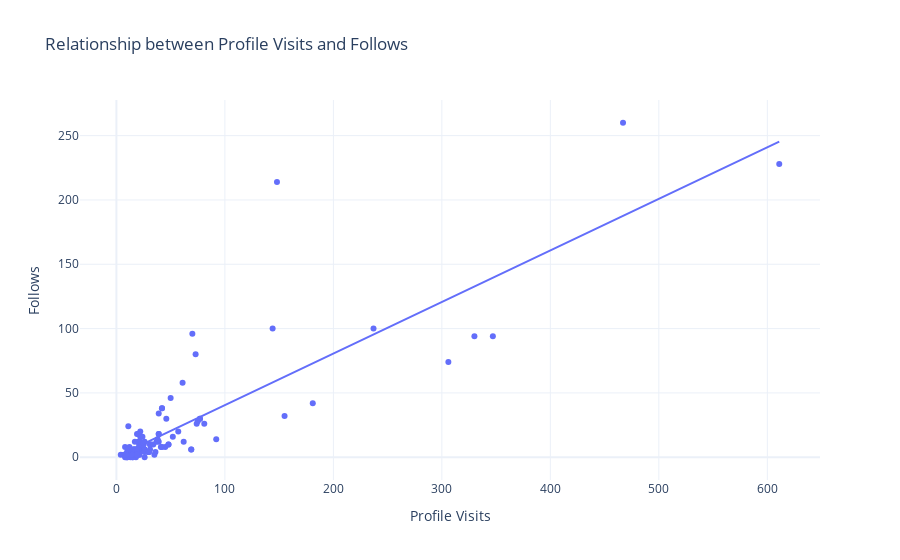

Here is the notebook cell this chart was saved with:
### Markdown cell above
### Q9) Have a look at the relationship between the number of profile visits and follows as shown.

### Code cell
fig = px.scatter(df, x='Profile Visits', y='Follows', trendline='ols', title='Relationship between Profile Visits and Follows')

fig.show()

### Figure 1 — Plotly figure (JSON) as saved in the notebook; plotly's stock layout.template omitted (floating-point values rounded to 4 significant figures)
{"data": [{"hovertemplate": "Profile Visits=%{x}<br>Follows=%{y}<extra></extra>", "legendgroup": "", "marker": {"color": "#636efa", "symbol": "circle"}, "mode": "markers", "name": "", "orientation": "v", "showlegend": false, "type": "scatter", "x": [35, 48, 62, 23, 8, 9, 26, 12, 36, 31, 29, 15, 8, 20, 181, 17, 16, 21, 77, 10, 9, 11, 144, 14, 10, 19, 69, 11, 19, 9, 57, 13, 11, 24, 81, 4, 7, 14, 18, 8, 330, 21, 19, 32, 19, 21, 14, 30, 39, 42, 31, 20, 12, 22, 306, 13, 26, 16, 15, 15, 39, 21, 8, 45, 50, 37, 25, 347, 26, 48, 16, 26, 17, 52, 22, 41, 155, 12, 22, 20, 23, 25, 17, 16, 21, 77, 10, 14, 30, 39, 42, 31, 14, 10, 19, 69, 11, 19, 9, 38, 42, 92, 75, 21, 26, 39, 74, 467, 24, 70, 22, 46, 61, 237, 73, 20, 34, 148, 611], "xaxis": "x", "y": [2, 10, 12, 8, 0, 2, 0, 6, 4, 6, 4, 0, 2, 4, 42, 6, 2, 2, 30, 0, 0, 24, 100, 2, 4, 6, 6, 6, 2, 2, 20, 2, 4, 8, 26, 2, 2, 4, 0, 2, 94, 8, 18, 10, 4, 4, 4, 4, 18, 38, 10, 12, 4, 4, 74, 0, 6, 6, 0, 6, 12, 10, 8, 8, 46, 12, 10, 94, 6, 10, 6, 4, 12, 16, 12, 8, 32, 8, 16, 6, 10, 10, 6, 2, 2, 30, 0, 4, 4, 18, 38, 10, 2, 4, 6, 6, 6, 2, 2, 14, 8, 14, 28, 18, 12, 34, 26, 260, 16, 96, 20, 30, 58, 100, 80, 18, 10, 214, 228], "yaxis": "y"}, {"hovertemplate": "<b>OLS trendline</b><br>Follows = 0.400884 * Profile Visits + 0.46283<br>R<sup>2</sup>=0.727868<br><br>Profile Visits=%{x}<br>Follows=%{y} <b>(trend)</b><extra></extra>", "legendgroup": "", "marker": {"color": "#636efa", "symbol": "circle"}, "mode": "lines", "name": "", "showlegend": false, "type": "scatter", "x": [4, 7, 8, 8, 8, 8, 9, 9, 9, 9, 10, 10, 10, 10, 11, 11, 11, 11, 12, 12, 12, 13, 13, 14, 14, 14, 14, 14, 15, 15, 15, 16, 16, 16, 16, 17, 17, 17, 18, 19, 19, 19, 19, 19, 19, 20, 20, 20, 20, 21, 21, 21, 21, 21, 21, 22, 22, 22, 22, 23, 23, 24, 24, 25, 25, 26, 26, 26, 26, 26, 29, 30, 30, 31, 31, 31, 32, 34, 35, 36, 37, 38, 39, 39, 39, 39, 41, 42, 42, 42, 45, 46, 48, 48, 50, 52, 57, 61, 62, 69, 69, 70, 73, 74, 75, 77, 77, 81, 92, 144, 148, 155, 181, 237, 306, 330, 347, 467, 611], "xaxis": "x", "y": [2.066, 3.269, 3.67, 3.67, 3.67, 3.67, 4.071, 4.071, 4.071, 4.071, 4.472, 4.472, 4.472, 4.472, 4.873, 4.873, 4.873, 4.873, 5.273, 5.273, 5.273, 5.674, 5.674, 6.075, 6.075, 6.075, 6.075, 6.075, 6.476, 6.476, 6.476, 6.877, 6.877, 6.877, 6.877, 7.278, 7.278, 7.278, 7.679, 8.08, 8.08, 8.08, 8.08, 8.08, 8.08, 8.481, 8.481, 8.481, 8.481, 8.881, 8.881, 8.881, 8.881, 8.881, 8.881, 9.282, 9.282, 9.282, 9.282, 9.683, 9.683, 10.08, 10.08, 10.48, 10.48, 10.89, 10.89, 10.89, 10.89, 10.89, 12.09, 12.49, 12.49, 12.89, 12.89, 12.89, 13.29, 14.09, 14.49, 14.89, 15.3, 15.7, 16.1, 16.1, 16.1, 16.1, 16.9, 17.3, 17.3, 17.3, 18.5, 18.9, 19.71, 19.71, 20.51, 21.31, 23.31, 24.92, 25.32, 28.12, 28.12, 28.52, 29.73, 30.13, 30.53, 31.33, 31.33, 32.93, 37.34, 58.19, 59.79, 62.6, 73.02, 95.47, 123.1, 132.8, 139.6, 187.7, 245.4], "yaxis": "y"}], "layout": {"autosize": true, "legend": {"tracegroupgap": 0}, "title": {"text": "Relationship between Profile Visits and Follows"}, "xaxis": {"anchor": "y", "autorange": true, "domain": [0, 1], "range": [-32.68, 647.7], "title": {"text": "Profile Visits"}, "type": "linear"}, "yaxis": {"anchor": "x", "autorange": true, "domain": [0, 1], "range": [-21.46, 281.5], "title": {"text": "Follows"}, "type": "linear"}}}
